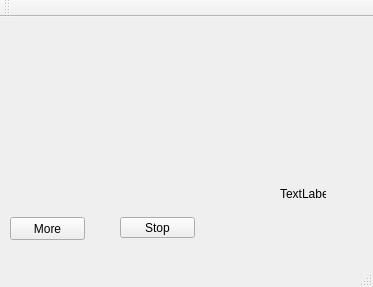
<?xml version="1.0" encoding="UTF-8"?>
<ui version="4.0">
 <class>MainWindow</class>
 <widget class="QMainWindow" name="MainWindow">
  <property name="geometry">
   <rect>
    <x>0</x>
    <y>0</y>
    <width>373</width>
    <height>287</height>
   </rect>
  </property>
  <property name="maximumSize">
   <size>
    <width>16777215</width>
    <height>16777215</height>
   </size>
  </property>
  <property name="windowTitle">
   <string>MainWindow</string>
  </property>
  <property name="unifiedTitleAndToolBarOnMac">
   <bool>false</bool>
  </property>
  <widget class="QWidget" name="centralWidget">
   <widget class="QPushButton" name="pushButton">
    <property name="geometry">
     <rect>
      <x>10</x>
      <y>200</y>
      <width>75</width>
      <height>23</height>
     </rect>
    </property>
    <property name="text">
     <string>More</string>
    </property>
   </widget>
   <widget class="QPushButton" name="pushButton_2">
    <property name="geometry">
     <rect>
      <x>120</x>
      <y>200</y>
      <width>75</width>
      <height>21</height>
     </rect>
    </property>
    <property name="text">
     <string>Stop</string>
    </property>
   </widget>
   <widget class="QLabel" name="label">
    <property name="geometry">
     <rect>
      <x>280</x>
      <y>170</y>
      <width>46</width>
      <height>13</height>
     </rect>
    </property>
    <property name="text">
     <string>TextLabel</string>
    </property>
   </widget>
  </widget>
  <widget class="QMenuBar" name="menuBar">
   <property name="geometry">
    <rect>
     <x>0</x>
     <y>0</y>
     <width>373</width>
     <height>21</height>
    </rect>
   </property>
  </widget>
  <widget class="QToolBar" name="mainToolBar">
   <attribute name="toolBarArea">
    <enum>TopToolBarArea</enum>
   </attribute>
   <attribute name="toolBarBreak">
    <bool>false</bool>
   </attribute>
  </widget>
  <widget class="QStatusBar" name="statusBar"/>
 </widget>
 <layoutdefault spacing="6" margin="11"/>
 <resources/>
 <connections/>
</ui>
